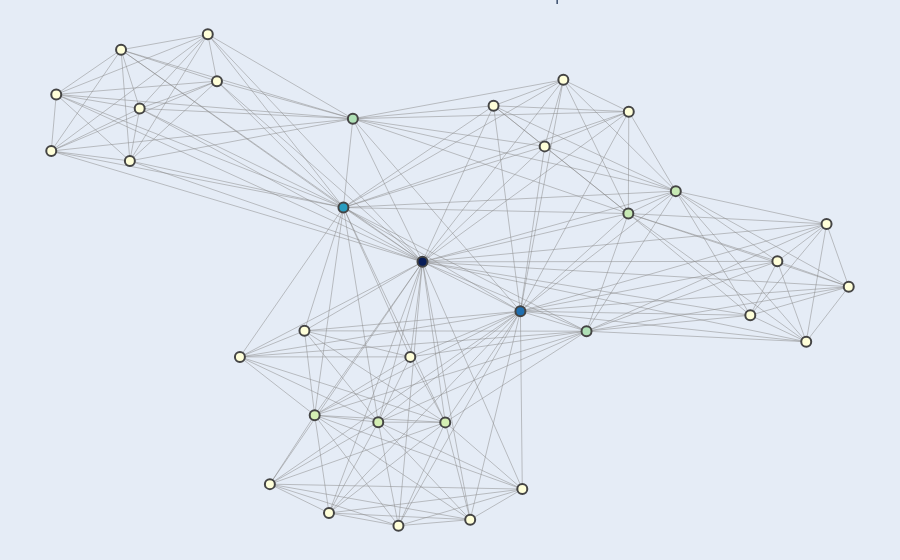

Source (notebook cell):
### Code cell
import networkx as nx
import plotly.graph_objects as go

# Crear un grafo de NetworkX
G = nx.Graph()

# Procesar los tópicos y sus palabras clave para identificar asociaciones
for topic_id, topic_words in topics:
    # Dividir las palabras clave en términos individuales
    terms = [term.split('*')[1].strip('"') for term in topic_words.split(' + ')]
    
    # Agregar una arista entre todos los términos del tópico
    for i in range(len(terms)):
        for j in range(i + 1, len(terms)):
            term1, term2 = terms[i], terms[j]
            G.add_edge(term1, term2, topic=topic_id)

# Obtener las posiciones de los nodos en el gráfico
pos = nx.spring_layout(G, k=0.3, iterations=50)

# Extraer las posiciones X e Y de los nodos
pos_x = {node: pos[node][0] for node in G.nodes}
pos_y = {node: pos[node][1] for node in G.nodes}

# Crear un objeto de grafo de Plotly
edge_x = []
edge_y = []
for edge in G.edges():
    x0, y0 = pos_x[edge[0]], pos_y[edge[0]]
    x1, y1 = pos_x[edge[1]], pos_y[edge[1]]
    edge_x.append(x0)
    edge_x.append(x1)
    edge_x.append(None)
    edge_y.append(y0)
    edge_y.append(y1)
    edge_y.append(None)

edge_trace = go.Scatter(
    x=edge_x, y=edge_y,
    line=dict(width=0.5, color='#888'),
    hoverinfo='none',
    mode='lines')

node_x = list(pos_x.values())
node_y = list(pos_y.values())

node_trace = go.Scatter(
    x=node_x, y=node_y,
    mode='markers',
    hoverinfo='text',
    marker=dict(
        showscale=False,
        colorscale='YlGnBu',
        size=10,
        colorbar=dict(thickness=15, title='Node Connections'),
        line_width=2))

node_adjacencies = []
node_text = []
for node, adjacencies in enumerate(G.adjacency()):
    node_adjacencies.append(len(adjacencies[1]))
    node_text.append('# de conexiones: ' + str(len(adjacencies[1])))

node_trace.marker.color = node_adjacencies
node_trace.text = node_text

# Crear la figura de Plotly
fig = go.Figure(data=[edge_trace, node_trace],
             layout=go.Layout(
                showlegend=False,
                hovermode='closest',
                margin=dict(b=0, l=0, r=0, t=0),
                xaxis=dict(showgrid=False, zeroline=False, showticklabels=False),
                yaxis=dict(showgrid=False, zeroline=False, showticklabels=False)))

# Mostrar la figura
fig.update_layout(title='Asociación de Términos entre Tópicos', title_x=0.5)
fig.show()

### Figure 1 — Plotly figure (JSON) as saved in the notebook; plotly's stock layout.template omitted (floating-point values rounded to 4 significant figures; data arrays with more than 128 entries replaced by an {"elided": "..."} marker saying what was removed)
{"data": [{"hoverinfo": "none", "line": {"color": "#888", "width": 0.5}, "mode": "lines", "type": "scatter", "x": {"elided": "603 float values"}, "y": {"elided": "603 float values"}}, {"hoverinfo": "text", "marker": {"color": [33, 9, 9, 9, 9, 9, 23, 9, 16, 9, 15, 9, 9, 16, 15, 26, 9, 9, 9, 14, 14, 9, 14, 9, 9, 9, 9, 9, 9, 9, 9, 9, 9, 9], "colorbar": {"thickness": 15, "title": {"text": "Node Connections"}}, "colorscale": [[0, "rgb(255,255,217)"], [0.125, "rgb(237,248,177)"], [0.25, "rgb(199,233,180)"], [0.375, "rgb(127,205,187)"], [0.5, "rgb(65,182,196)"], [0.625, "rgb(29,145,192)"], [0.75, "rgb(34,94,168)"], [0.875, "rgb(37,52,148)"], [1, "rgb(8,29,88)"]], "line": {"width": 2}, "showscale": false, "size": 10}, "mode": "markers", "text": ["# de conexiones: 33", "# de conexiones: 9", "# de conexiones: 9", "# de conexiones: 9", "# de conexiones: 9", "# de conexiones: 9", "# de conexiones: 23", "# de conexiones: 9", "# de conexiones: 16", "# de conexiones: 9", "# de conexiones: 15", "# de conexiones: 9", "# de conexiones: 9", "# de conexiones: 16", "# de conexiones: 15", "# de conexiones: 26", "# de conexiones: 9", "# de conexiones: 9", "# de conexiones: 9", "# de conexiones: 14", "# de conexiones: 14", "# de conexiones: 9", "# de conexiones: 14", "# de conexiones: 9", "# de conexiones: 9", "# de conexiones: 9", "# de conexiones: 9", "# de conexiones: 9", "# de conexiones: 9", "# de conexiones: 9", "# de conexiones: 9", "# de conexiones: 9", "# de conexiones: 9", "# de conexiones: 9"], "type": "scatter", "x": [-0.02754, -0.8636, -0.4967, -0.7157, -0.6731, -0.6956, -0.208, -0.5177, -0.1865, -0.875, 0.5508, 0.7826, 0.7208, 0.3469, 0.4424, 0.196, 0.9455, 0.8485, 0.8949, 0.02444, -0.2737, -0.05536, -0.1285, -0.4443, -0.297, -0.08245, 0.2003, -0.241, 0.08134, -0.3759, 0.4434, 0.294, 0.2513, 0.1347], "y": [0.01372, 0.6569, 0.7077, 0.8281, 0.6027, 0.4014, 0.2223, 0.8879, 0.5635, 0.4393, 0.2853, 0.01555, -0.1917, -0.2527, 0.1993, -0.176, -0.08172, -0.2932, 0.1595, -0.603, -0.5754, -0.3514, -0.6021, -0.3515, -0.2513, -1, -0.8592, -0.9511, -0.9766, -0.8401, 0.5906, 0.7129, 0.4572, 0.6131]}], "layout": {"hovermode": "closest", "margin": {"b": 0, "l": 0, "r": 0, "t": 0}, "showlegend": false, "title": {"text": "Asociación de Términos entre Tópicos", "x": 0.5}, "xaxis": {"showgrid": false, "showticklabels": false, "zeroline": false}, "yaxis": {"showgrid": false, "showticklabels": false, "zeroline": false}}}
